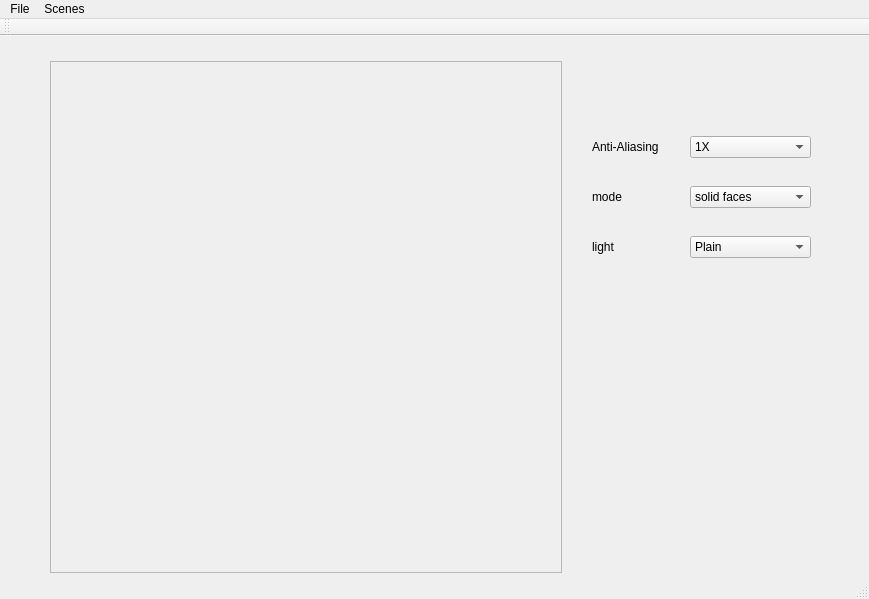
<?xml version="1.0" encoding="UTF-8"?>
<ui version="4.0">
 <class>MainWindow</class>
 <widget class="QMainWindow" name="MainWindow">
  <property name="geometry">
   <rect>
    <x>0</x>
    <y>0</y>
    <width>869</width>
    <height>599</height>
   </rect>
  </property>
  <property name="windowTitle">
   <string>MainWindow</string>
  </property>
  <widget class="QWidget" name="centralWidget">
   <widget class="QGraphicsView" name="scene_display">
    <property name="enabled">
     <bool>false</bool>
    </property>
    <property name="geometry">
     <rect>
      <x>50</x>
      <y>25</y>
      <width>512</width>
      <height>512</height>
     </rect>
    </property>
    <property name="verticalScrollBarPolicy">
     <enum>Qt::ScrollBarAlwaysOff</enum>
    </property>
    <property name="horizontalScrollBarPolicy">
     <enum>Qt::ScrollBarAlwaysOff</enum>
    </property>
    <property name="sizeAdjustPolicy">
     <enum>QAbstractScrollArea::AdjustToContents</enum>
    </property>
    <property name="interactive">
     <bool>false</bool>
    </property>
   </widget>
   <widget class="QComboBox" name="changeMSAA">
    <property name="geometry">
     <rect>
      <x>690</x>
      <y>100</y>
      <width>121</width>
      <height>22</height>
     </rect>
    </property>
    <item>
     <property name="text">
      <string>1X</string>
     </property>
    </item>
    <item>
     <property name="text">
      <string>4X</string>
     </property>
    </item>
    <item>
     <property name="text">
      <string>9X</string>
     </property>
    </item>
    <item>
     <property name="text">
      <string>16X</string>
     </property>
    </item>
   </widget>
   <widget class="QLabel" name="label">
    <property name="geometry">
     <rect>
      <x>592</x>
      <y>100</y>
      <width>71</width>
      <height>21</height>
     </rect>
    </property>
    <property name="text">
     <string>Anti-Aliasing</string>
    </property>
   </widget>
   <widget class="QComboBox" name="changeMode">
    <property name="geometry">
     <rect>
      <x>690</x>
      <y>150</y>
      <width>121</width>
      <height>22</height>
     </rect>
    </property>
    <item>
     <property name="text">
      <string>solid faces</string>
     </property>
    </item>
    <item>
     <property name="text">
      <string>wirefame</string>
     </property>
    </item>
   </widget>
   <widget class="QLabel" name="label_2">
    <property name="geometry">
     <rect>
      <x>592</x>
      <y>150</y>
      <width>71</width>
      <height>21</height>
     </rect>
    </property>
    <property name="text">
     <string>mode</string>
    </property>
   </widget>
   <widget class="QComboBox" name="changeLight">
    <property name="geometry">
     <rect>
      <x>690</x>
      <y>200</y>
      <width>121</width>
      <height>22</height>
     </rect>
    </property>
    <item>
     <property name="text">
      <string>Plain</string>
     </property>
    </item>
    <item>
     <property name="text">
      <string>Lambertian</string>
     </property>
    </item>
   </widget>
   <widget class="QLabel" name="label_3">
    <property name="geometry">
     <rect>
      <x>592</x>
      <y>200</y>
      <width>71</width>
      <height>21</height>
     </rect>
    </property>
    <property name="text">
     <string>light</string>
    </property>
   </widget>
  </widget>
  <widget class="QMenuBar" name="menuBar">
   <property name="geometry">
    <rect>
     <x>0</x>
     <y>0</y>
     <width>869</width>
     <height>21</height>
    </rect>
   </property>
   <widget class="QMenu" name="menuFile">
    <property name="title">
     <string>File</string>
    </property>
    <addaction name="actionLoad_Scene"/>
    <addaction name="actionSave_Image"/>
    <addaction name="actionQuit_Esc"/>
   </widget>
   <widget class="QMenu" name="menuScenes">
    <property name="title">
     <string>Scenes</string>
    </property>
    <addaction name="actionEquilateral_Triangle"/>
   </widget>
   <addaction name="menuFile"/>
   <addaction name="menuScenes"/>
  </widget>
  <widget class="QToolBar" name="mainToolBar">
   <attribute name="toolBarArea">
    <enum>TopToolBarArea</enum>
   </attribute>
   <attribute name="toolBarBreak">
    <bool>false</bool>
   </attribute>
  </widget>
  <widget class="QStatusBar" name="statusBar"/>
  <action name="actionLoad_Scene">
   <property name="text">
    <string>Load Scene (Ctrl+O)</string>
   </property>
   <property name="shortcut">
    <string>Ctrl+O</string>
   </property>
  </action>
  <action name="actionSave_Image">
   <property name="text">
    <string>Save Image (Ctrl+S)</string>
   </property>
   <property name="shortcut">
    <string>Ctrl+S</string>
   </property>
  </action>
  <action name="actionEquilateral_Triangle">
   <property name="text">
    <string>Equilateral Triangle</string>
   </property>
  </action>
  <action name="actionQuit_Esc">
   <property name="text">
    <string>Quit (Esc)</string>
   </property>
  </action>
 </widget>
 <layoutdefault spacing="6" margin="11"/>
 <resources/>
 <connections/>
</ui>
